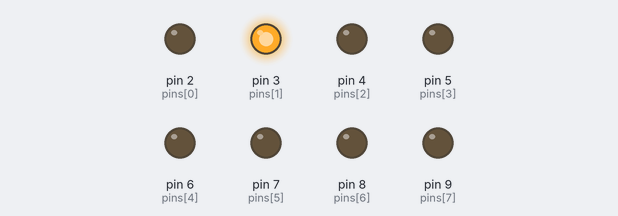
Bench run of a sketch on a simulated Arduino Uno, built with avr-gcc and run on an emulated ATmega328P. Shown: output pins drawn as LEDs (lit = HIGH).

Above: at 0.37 s.
At 0.62 s:
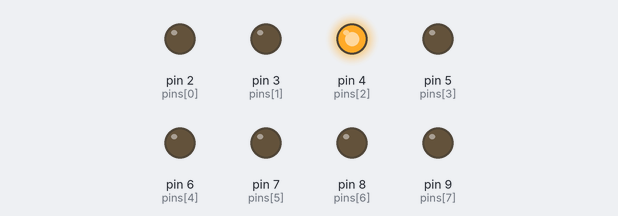
At 1.12 s:
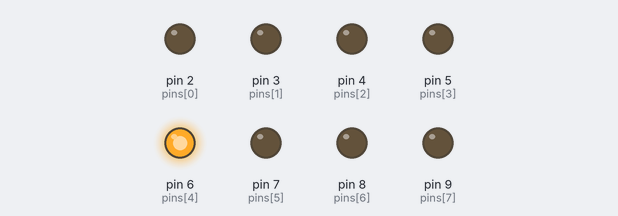
At 2.0 s:
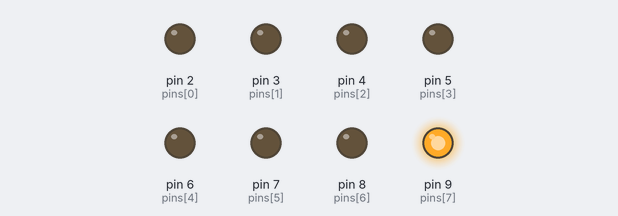
At 3.12 s:
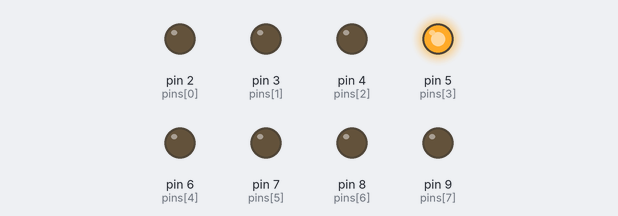
At 4.0 s:
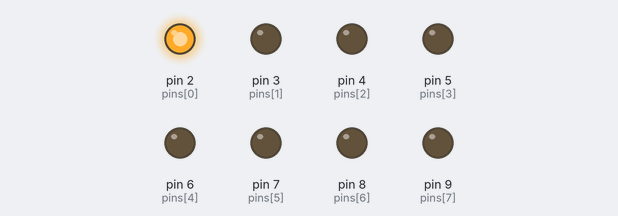
Timing chart, 0 to 5.2 s (numbered marks = the images above):
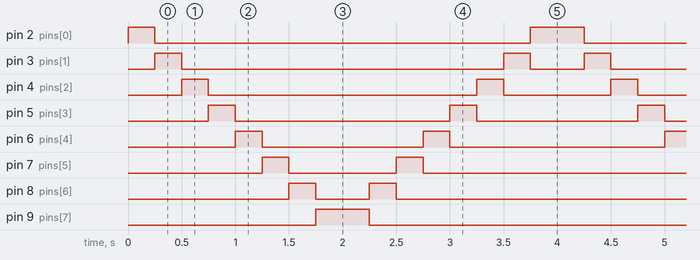

Measured:
- by itself, pin 2 (pins[0]): repeats every 4.0 s: LOW 3.5 s, HIGH 0.50 s
- by itself, pin 3 (pins[1]): repeats every 4.0 s: LOW 3.0 s, HIGH 0.25 s, LOW 0.50 s, HIGH 0.25 s
- by itself, pin 4 (pins[2]): repeats every 4.0 s: LOW 2.5 s, HIGH 0.25 s, LOW 1.0 s, HIGH 0.25 s
- by itself, pin 5 (pins[3]): repeats every 4.0 s: LOW 2.0 s, HIGH 0.25 s, LOW 1.5 s, HIGH 0.25 s
- by itself, pin 6 (pins[4]): repeats every 4.0 s: LOW 1.5 s, HIGH 0.25 s, LOW 2.0 s, HIGH 0.25 s
- by itself, pin 7 (pins[5]): repeats every 4.0 s: LOW 1.0 s, HIGH 0.25 s, LOW 2.5 s, HIGH 0.25 s
- by itself, pin 8 (pins[6]): repeats every 4.0 s: LOW 0.50 s, HIGH 0.25 s, LOW 3.0 s, HIGH 0.25 s
- by itself, pin 9 (pins[7]): alternates HIGH for 0.50 s and LOW for 3.5 s

The sketch:

rowBlink_exercise.ino
```cpp
//Nicholas Oyebanji

int pins[] = {2, 3, 4, 5, 6, 7, 8, 9};

//pattern function
void patternFunction() {
  for(int i = 0; i <8; i++) {
   digitalWrite(pins[i], HIGH);
   delay(250);
    digitalWrite(pins[i], LOW);
  }
  for(int a = 7; a >= 0; a--) {
    digitalWrite(pins[a], HIGH);
    delay(250);
    digitalWrite(pins[a], LOW);
  }

}

void setup() {
  for(int i = 0; i < 8; i++) {
     pinMode(pins[i], OUTPUT);
   }
}

void loop() {
  patternFunction();
}
```
